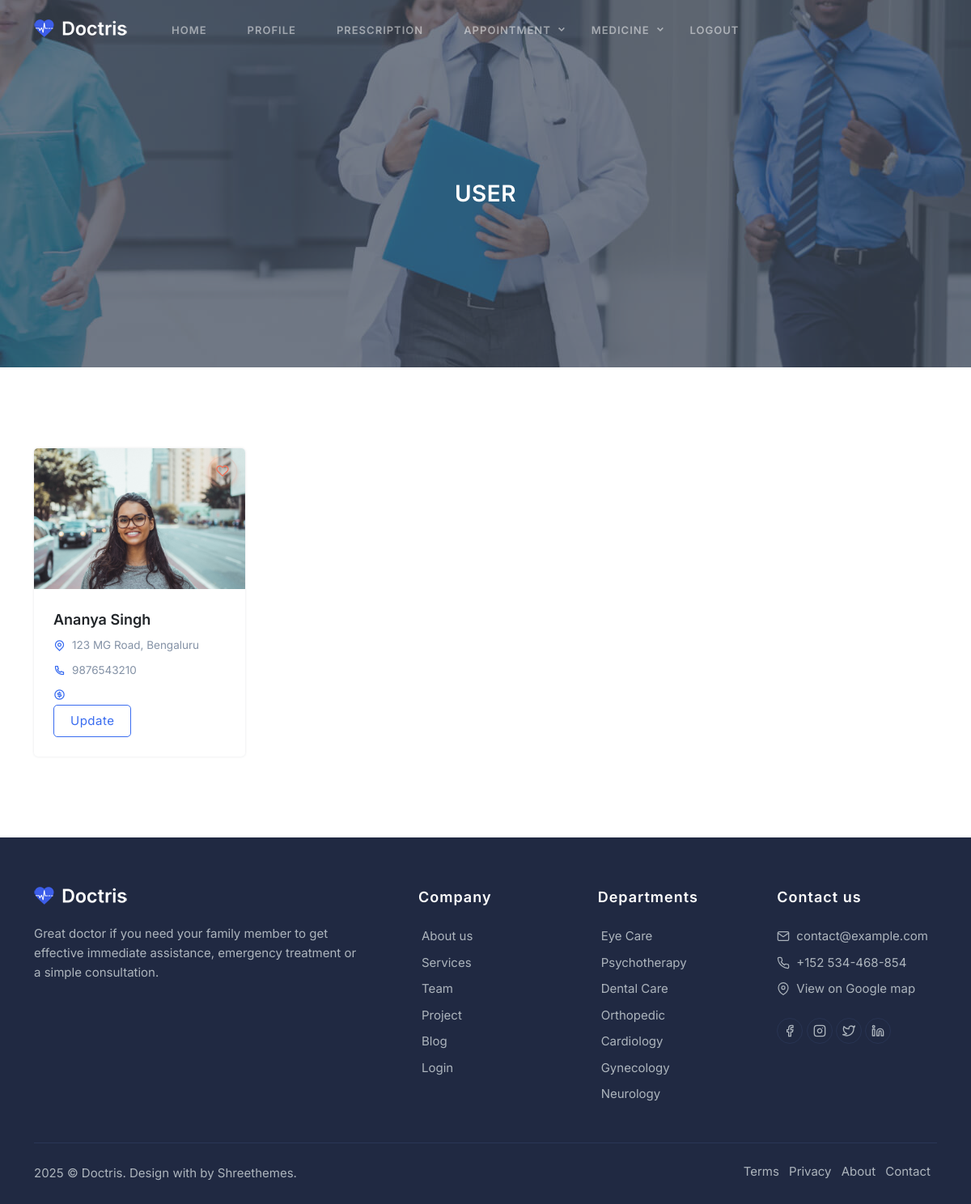
Page /UserProfile/ (signed in) on the committed database.
### myapp/models.py (models this page shows)
class User(models.Model):
    name = models.CharField(max_length=100, null=True)
    email = models.EmailField(max_length=100, null=True)
    phone = models.IntegerField(null=True, blank=True)
    address = models.CharField(max_length=300, null=True)
    age = models.CharField(max_length=100,null=True)
    gender = models.CharField(max_length=100,null=True)
    image = models.FileField(null=True, upload_to="profile")
    loginId = models.ForeignKey(Login, on_delete=models.CASCADE, null=True)
    blood_group=models.CharField(max_length=200,null=True)

### myapp/views.py (the view)
# urls.py: path('UserProfile/',views.UserProfile),
def UserProfile(request):
    uid=request.session['uid']
    data=User.objects.filter(loginId=uid)
    return render(request,'User/UserProfile.html',{'data':data})

### templates/User/UserProfile.html (shortened to what this page needs)
{% extends "User/common.html" %}
{% block content %}
<section class="section">
    <div class="container">
        <div class="row align-items-center">
            <div class="col-xl-3 col-lg-3 col-md-6">
                {% for i in data%}
                <div class="card team border-0 rounded shadow overflow-hidden">
                    <div class="team-person position-relative overflow-hidden">
                        <img src="static/assets/{{i.image}}" class="img-fluid" alt="">
                        <ul class="list-unstyled team-like">
                            <li><a  class="btn btn-icon btn-pills btn-soft-danger"><i data-feather="heart" class="icons"></i></a></li>
                        </ul>
                    </div>
                    <div class="card-body">
                        <a href="#" class="title text-dark h5 d-block mb-0">{{i.name}}</a>
                        <ul class="list-unstyled mt-2 mb-0">
                            <li class="d-flex">
                                <i class="ri-map-pin-line text-primary align-middle"></i>
                                <small class="text-muted ms-2">{{i.address}}</small>
                            </li>
                            <li class="d-flex mt-2">
                                <i class="ri-phone-line text-primary align-middle"></i>
                                <small class="text-muted ms-2">{{i.phone}}</small>
                            </li>
                            <li class="d-flex mt-2">
                                <i class="ri-money-dollar-circle-line text-primary align-middle"></i>
                            </li>
                        </ul>
                        <a href="/update_userProfile?id={{i.id}}" class="btn btn-outline-primary">Update</a>
                    </div>
                    {% endfor %}
                </div>
            </div>
        </div>
    </div>
</section>
{% endblock  %}

### rows in the picture
User: image (picture), name "Ananya Singh", address "123 MG Road, Bengaluru", phone "9876543210"
